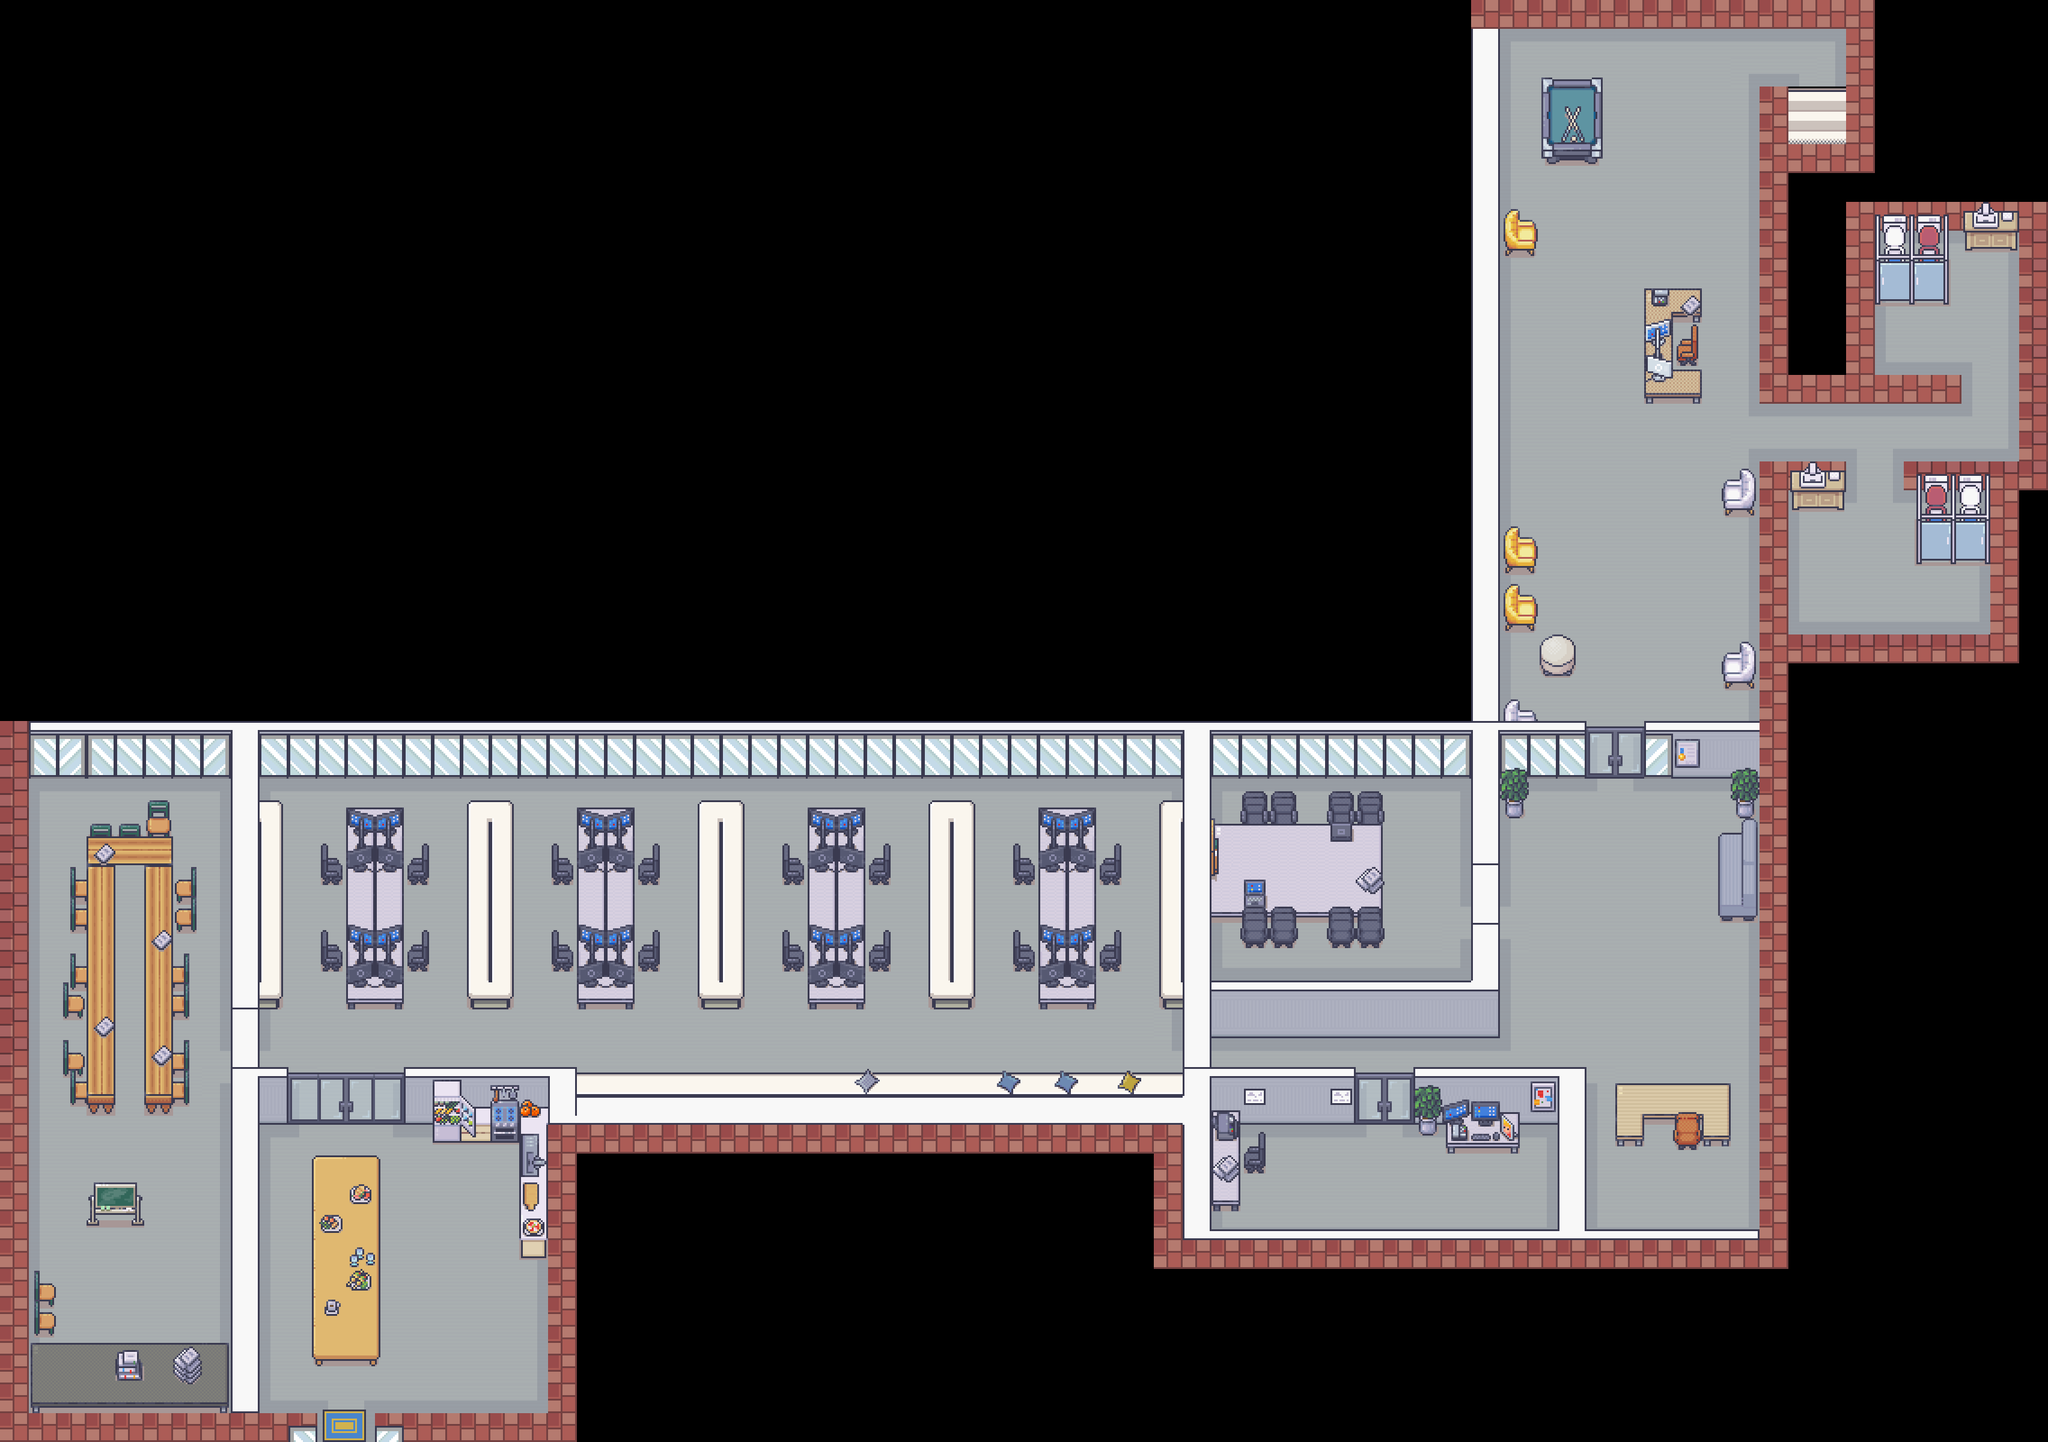

The image is a tile-based game level rendered from a .tmx file. Its description and source (layers, tilesets, objects; grid data summarised) follow:
An orthogonal 71x50 tile map with 48x48 px tiles, 13 tile layers (Sol, Mur, Meuble_B, Meuble_H, ...), 8 tilesets.

<map version="1.10" tiledversion="1.11.2" orientation="orthogonal" renderorder="right-down" width="71" height="50" tilewidth="48" tileheight="48" infinite="0" nextlayerid="17" nextobjectid="1">
 <tileset firstgid="1" source="tuile/tuile_interieur.tsx" />
 <tileset firstgid="1425" source="tuile/tuile_exterieur.tsx" />
 <tileset firstgid="1816" source="tuile/personnage.tsx" />
 <tileset firstgid="2680" source="tuile/cuisine.tsx" />
 <tileset firstgid="3464" source="tuile/bureau.tsx" />
 <tileset firstgid="4312" source="tuile/base.tsx" />
 <tileset firstgid="5112" source="tuile/ui2.tsx" />
 <tileset firstgid="6778" source="tuile/salle de bain.tsx" />
 <layer id="4" name="Sol" width="71" height="50">
  <data>[3550 cells, 1201 non-empty, 8 distinct tile ids]</data>
 </layer>
 <layer id="7" name="Mur" width="71" height="50">
  <data>[3550 cells, 398 non-empty, 18 distinct tile ids]</data>
 </layer>
 <layer id="6" name="Meuble_B" width="71" height="50">
  <data>[3550 cells, 203 non-empty, 63 distinct tile ids]</data>
 </layer>
 <layer id="1" name="Meuble_H" width="71" height="50">
  <data>[3550 cells, 403 non-empty, 108 distinct tile ids]</data>
 </layer>
 <layer id="8" name="Meuble_T" width="71" height="50">
  <data>[3550 cells, 110 non-empty, 56 distinct tile ids]</data>
 </layer>
 <layer id="9" name="step_1_B" width="71" height="50">
  <data>[3550 cells, 4 non-empty, 4 distinct tile ids]</data>
 </layer>
 <layer id="15" name="step_1_H" width="71" height="50">
  <data>[3550 cells, 4 non-empty, 4 distinct tile ids]</data>
 </layer>
 <layer id="10" name="step_2" width="71" height="50">
  <data>[3550 cells, 3 non-empty, 1 distinct tile ids]</data>
 </layer>
 <layer id="11" name="hero_1" width="71" height="50">
  <data>[3550 cells, 2 non-empty, 1 distinct tile ids]</data>
 </layer>
 <layer id="12" name="hero_2" width="71" height="50">
  <data>[3550 cells, 4 non-empty, 4 distinct tile ids]</data>
 </layer>
 <layer id="13" name="hero_3" width="71" height="50">
  <data>[3550 cells, 2 non-empty, 1 distinct tile ids]</data>
 </layer>
 <layer id="16" name="step_3_B" width="71" height="50">
  <data>[3550 cells, 2 non-empty, 2 distinct tile ids]</data>
 </layer>
 <layer id="14" name="step_3_H" width="71" height="50">
  <data>[3550 cells, 2 non-empty, 2 distinct tile ids]</data>
 </layer>
</map>
